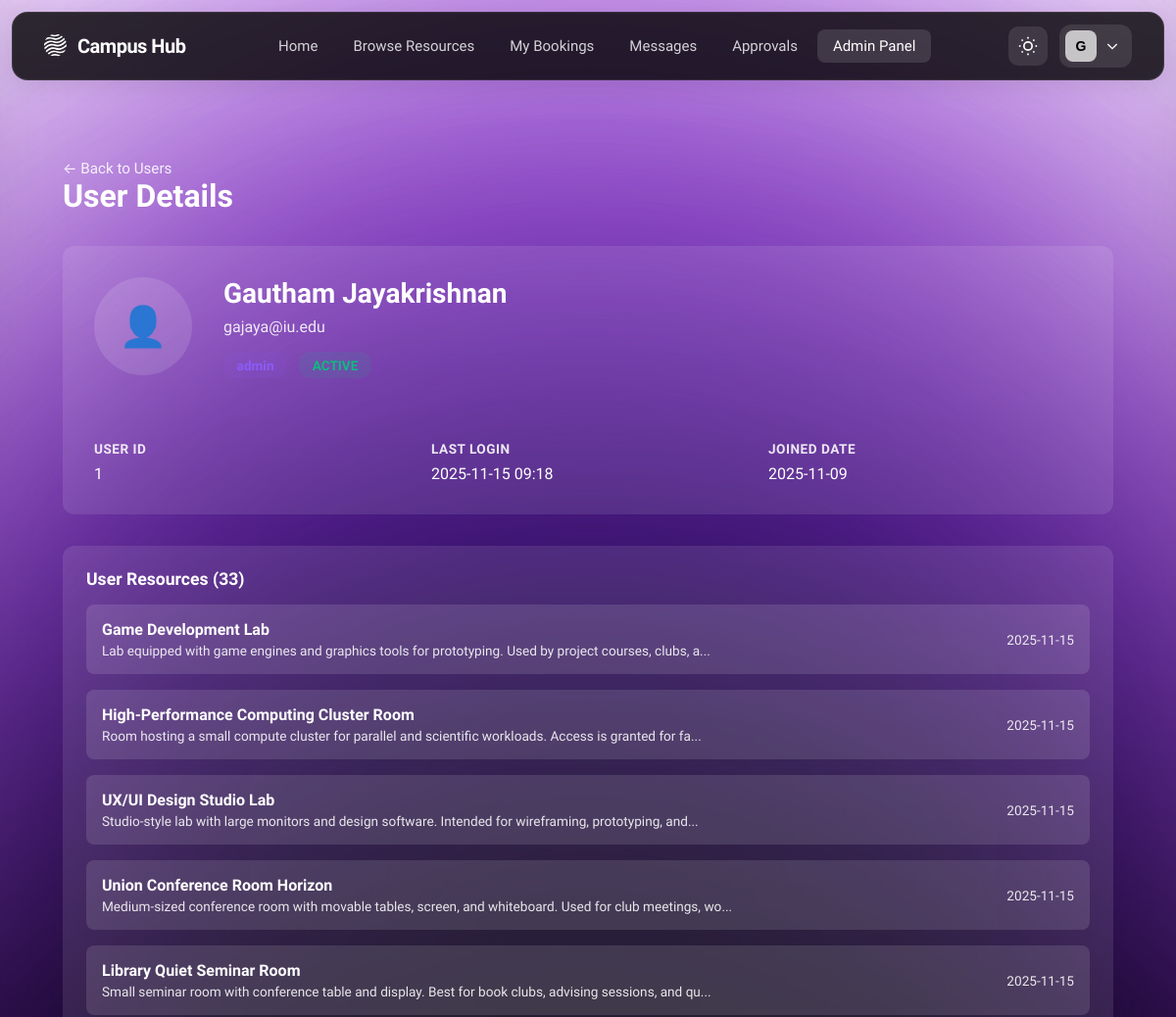
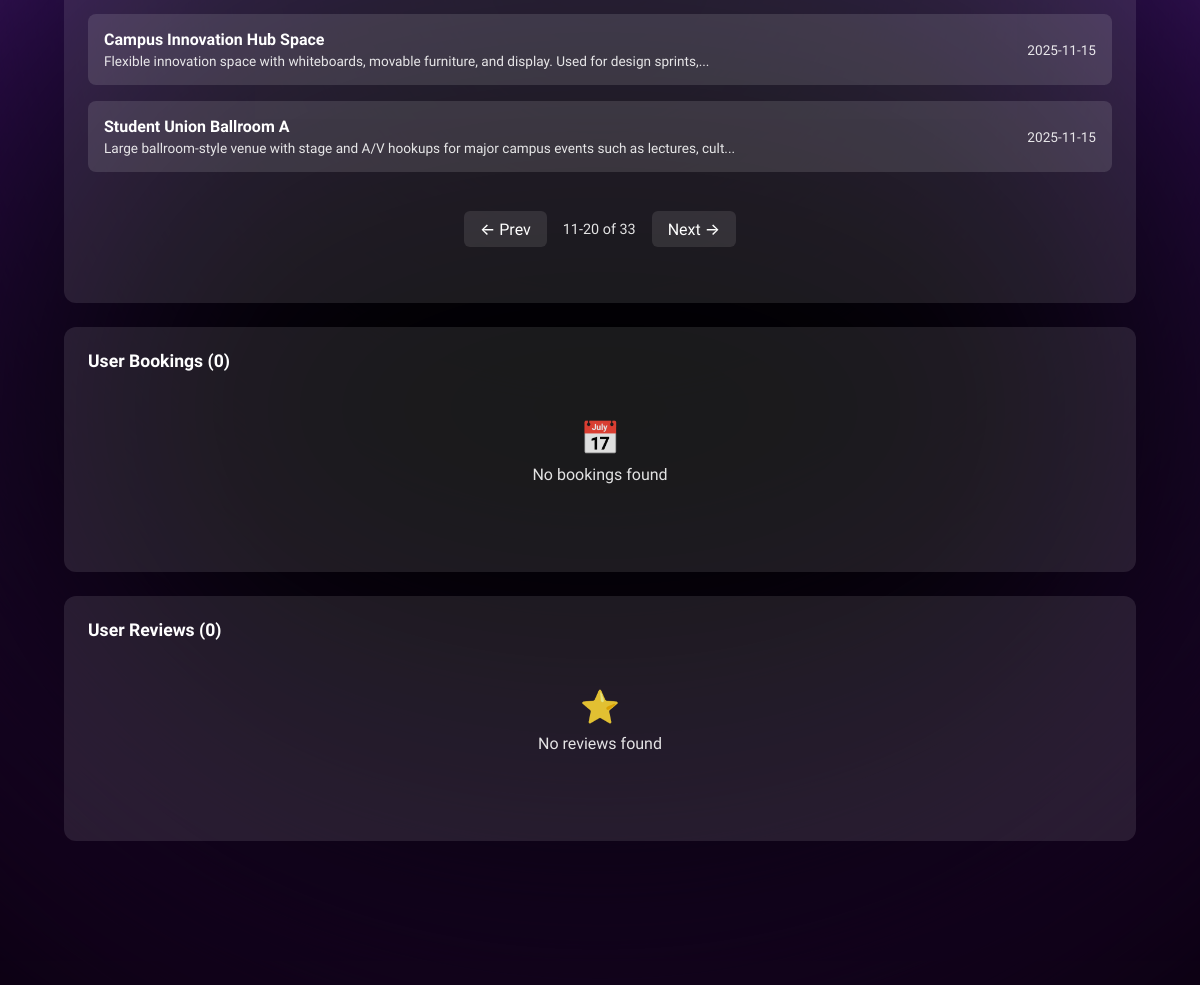
The app's page /admin/users/1?resources_page=2&bookings_page=1&reviews_page=1 (signed in) with its own data (2 pictures, top to bottom).
### tables this page shows
CREATE TABLE users (
    user_id INTEGER PRIMARY KEY AUTOINCREMENT,
    name TEXT NOT NULL,
    email TEXT NOT NULL UNIQUE,
    password_hash TEXT NOT NULL,
    role TEXT NOT NULL CHECK (role IN ('student','staff','admin')),
    profile_image TEXT,
    department_id INTEGER REFERENCES departments(department_id),
    email_verified BOOLEAN NOT NULL DEFAULT 0,
    verification_token TEXT,
    verification_token_expires DATETIME,
    reset_password_token TEXT,
    reset_password_expires DATETIME,
    created_at DATETIME DEFAULT CURRENT_TIMESTAMP,
    updated_at DATETIME
, is_banned INTEGER DEFAULT 0, last_login TIMESTAMP);

CREATE TABLE resources (
    resource_id INTEGER PRIMARY KEY AUTOINCREMENT,
    owner_type TEXT NOT NULL CHECK (owner_type IN ('user','group')),
    owner_id INTEGER NOT NULL,  -- Polymorphic FK: user_id when owner_type='user', group_id when owner_type='group'
    title TEXT NOT NULL,
    description TEXT,
    category_id INTEGER REFERENCES resource_categories(category_id),
    location TEXT,
    capacity INTEGER CHECK (capacity > 0 OR capacity IS NULL),  -- NULL for resources without capacity limits
    status TEXT NOT NULL DEFAULT 'draft' CHECK (status IN ('draft','published','archived')),
    availability_mode TEXT NOT NULL DEFAULT 'rules' CHECK (availability_mode IN ('rules','open','by-request')),
    requires_approval BOOLEAN NOT NULL DEFAULT 0,
    created_at DATETIME DEFAULT CURRENT_TIMESTAMP,
    updated_at DATETIME
, images TEXT, availability_rules TEXT);

### src/controllers/admin_controller.py (the view)
@admin_bp.route('/users/<int:user_id>')
@login_required
@role_required('admin')
def user_detail(user_id):
    try:
        user = UserDAL.get_user_by_id(user_id)
        if not user:
            flash('User not found.', 'danger')
            return redirect(url_for('admin.users'))
        if user.get('is_banned'):
            user['status'] = 'banned'
        else:
            user['status'] = 'active'
        resources_page = request.args.get('resources_page', 1, type=int)
        bookings_page = request.args.get('bookings_page', 1, type=int)
        reviews_page = request.args.get('reviews_page', 1, type=int)
        user_resources = ResourceDAL.get_all_resources(
            owner_type='user',
            owner_id=user_id,
            limit=1000  # Fetch all resources
        )
        user_bookings = BookingDAL.get_bookings_by_user(user_id, limit=1000)
        user_reviews = ReviewDAL.get_reviews_by_user(user_id, limit=1000)
        return render_template(
            'admin/user_detail.html',
            user=user,
            user_resources=user_resources,
            user_bookings=user_bookings,
            user_reviews=user_reviews,
            resources_page=resources_page,
            bookings_page=bookings_page,
            reviews_page=reviews_page
        )
    except Exception as e:
        logger.error(f"Error loading user detail: {str(e)}", exc_info=True)
        flash('Error loading user details.', 'danger')
        return redirect(url_for('admin.users'))

### src/templates/admin/user_detail.html (shortened to what this page needs)
{% extends 'base.html' %}
{% block content %}
<div class="admin-container">
    <div class="page-header">
        <div>
            <a href="{{ url_for('admin.users') }}" class="back-link">← Back to Users</a>
            <h1>User Details</h1>
        </div>
    </div>
    <div class="user-info-card">
        <div class="user-header">
            <div class="user-avatar">
                {% if user.profile_image %}
                <img src="{{ user.profile_image }}" alt="{{ user.name }}" style="width: 100%; height: 100%; border-radius: 50%; object-fit: cover;">
                {% else %}
                👤
                {% endif %}
            </div>
            <div class="user-main-info">
                <h2>{{ user.name }}</h2>
                <div class="user-email">{{ user.email }}</div>
                <div class="user-badges">
                    <span class="role-badge {{ user.role }}">{{ user.role }}</span>
                    <span class="status-badge {{ user.status }}">{{ user.status }}</span>
                </div>
            </div>
        </div>
        <div class="user-details-grid">
            <div class="detail-item">
                <div class="detail-label">User ID</div>
                <div class="detail-value">{{ user.user_id }}</div>
            </div>
            <div class="detail-item">
                <div class="detail-label">Last Login</div>
                <div class="detail-value">{{ user.last_login[:16] if user.last_login else 'Never' }}</div>
            </div>
            <div class="detail-item">
                <div class="detail-label">Joined Date</div>
                <div class="detail-value">{{ user.created_at[:10] if user.created_at else 'N/A' }}</div>
            </div>
        </div>
    </div>
    <div class="activity-grid" id="user-activity">
        <div class="activity-section">
            <h3>User Resources ({{ user_resources|length }})</h3>
            {% if user_resources %}
            {% set resources_start = (resources_page - 1) * 10 %}
            {% set resources_end = resources_start + 10 %}
            {% set resources_total_pages = ((user_resources|length - 1) // 10 + 1) if user_resources|length > 0 else 1 %}
            <div class="activity-list">
                {% for resource in user_resources[resources_start:resources_end] %}
                <a href="{{ url_for('resource.detail', resource_id=resource.resource_id) }}" style="text-decoration: none; color: inherit;">
                    <div class="activity-item" style="cursor: pointer;">
                        <div class="activity-info">
                            <h4>{{ resource.title }}</h4>
                            <p>{{ resource.description[:100] if resource.description else 'No description' }}...</p>
                        </div>
                        <div class="activity-date">{{ resource.created_at[:10] if resource.created_at else 'N/A' }}</div>
                    </div>
                </a>
                {% endfor %}
            </div>
            {% if user_resources|length > 10 %}
            <div class="pagination-controls">
                {% if resources_page > 1 %}
                <a href="{{ url_for('admin.user_detail', user_id=user.user_id, resources_page=resources_page-1, bookings_page=bookings_page, reviews_page=reviews_page) }}#user-activity" class="pagination-arrow">← Prev</a>
                {% else %}
                <span class="pagination-arrow disabled">← Prev</span>
                {% endif %}
                <span class="pagination-page-info">{{ resources_start + 1 }}-{{ [resources_end, user_resources|length]|min }} of {{ user_resources|length }}</span>
                {% if resources_page < resources_total_pages %}
                <a href="{{ url_for('admin.user_detail', user_id=user.user_id, resources_page=resources_page+1, bookings_page=bookings_page, reviews_page=reviews_page) }}#user-activity" class="pagination-arrow">Next →</a>
                {% else %}
                <span class="pagination-arrow disabled">Next →</span>
                {% endif %}
            </div>
            {% endif %}
            {% else %}
            <div class="empty-state">
                <div class="empty-state-icon">📚</div>
                <p>No resources found</p>
            </div>
            {% endif %}
        </div>
        <div class="activity-section">
            <h3>User Bookings ({{ user_bookings|length }})</h3>
            {% if user_bookings %}
            {% set bookings_start = (bookings_page - 1) * 10 %}
            {% set bookings_end = bookings_start + 10 %}
            {% set bookings_total_pages = ((user_bookings|length - 1) // 10 + 1) if user_bookings|length > 0 else 1 %}
            <div class="activity-list">
                {% for booking in user_bookings[bookings_start:bookings_end] %}
                <a href="{{ url_for('admin.bookings', booking_id=booking.booking_id) }}" style="text-decoration: none; color: inherit;">
                    <div class="activity-item" style="cursor: pointer;">
                        <div class="activity-info">
                            <h4>{{ booking.resource_title }}</h4>
                            <p><strong>Status:</strong> <span class="status-badge {{ booking.status }}">{{ booking.status }}</span></p>
                            <p><strong>Time:</strong> {{ booking.start_time[:16] if booking.start_time else 'N/A' }} - {{ booking.end_time[:16] if booking.end_time else 'N/A' }}</p>
                            {% if booking.resource_location %}
                            <p><strong>Location:</strong> {{ booking.resource_location }}</p>
                            {% endif %}
                        </div>
                        <div class="activity-date">{{ booking.created_at[:10] if booking.created_at else 'N/A' }}</div>
                    </div>
                </a>
                {% endfor %}
            </div>
            {% if user_bookings|length > 10 %}
            <div class="pagination-controls">
                {% if bookings_page > 1 %}
                <a href="{{ url_for('admin.user_detail', user_id=user.user_id, resources_page=resources_page, bookings_page=bookings_page-1, reviews_page=reviews_page) }}#user-activity" class="pagination-arrow">← Prev</a>
                {% else %}
                <span class="pagination-arrow disabled">← Prev</span>
                {% endif %}
                <span class="pagination-page-info">{{ bookings_start + 1 }}-{{ [bookings_end, user_bookings|length]|min }} of {{ user_bookings|length }}</span>
                {% if bookings_page < bookings_total_pages %}
                <a href="{{ url_for('admin.user_detail', user_id=user.user_id, resources_page=resources_page, bookings_page=bookings_page+1, reviews_page=reviews_page) }}#user-activity" class="pagination-arrow">Next →</a>
                {% else %}
                <span class="pagination-arrow disabled">Next →</span>
                {% endif %}
            </div>
            {% endif %}
            {% else %}
            <div class="empty-state">
                <div class="empty-state-icon">📅</div>
                <p>No bookings found</p>
            </div>
            {% endif %}
        </div>
        <div class="activity-section">
            <h3>User Reviews ({{ user_reviews|length }})</h3>
            {% if user_reviews %}
            {% set reviews_start = (reviews_page - 1) * 10 %}
            {% set reviews_end = reviews_start + 10 %}
            {% set reviews_total_pages = ((user_reviews|length - 1) // 10 + 1) if user_reviews|length > 0 else 1 %}
            <div class="activity-list">
                {% for review in user_reviews[reviews_start:reviews_end] %}
                <a href="{{ url_for('resource.detail', resource_id=review.resource_id) }}" style="text-decoration: none; color: inherit;">
                    <div class="activity-item" style="cursor: pointer;">
                        <div class="activity-info">
                            <h4>Rating: {{ review.rating }}/5</h4>
                            <p>{{ review.comment[:100] if review.comment else 'No comment' }}...</p>
                        </div>
                        <div class="activity-date">{{ review.created_at[:10] if review.created_at else 'N/A' }}</div>
                    </div>
                </a>
                {% endfor %}
            </div>
            {% if user_reviews|length > 10 %}
            <div class="pagination-controls">
                {% if reviews_page > 1 %}
                <a href="{{ url_for('admin.user_detail', user_id=user.user_id, resources_page=resources_page, bookings_page=bookings_page, reviews_page=reviews_page-1) }}#user-activity" class="pagination-arrow">← Prev</a>
                {% else %}
                <span class="pagination-arrow disabled">← Prev</span>
                {% endif %}
                <span class="pagination-page-info">{{ reviews_start + 1 }}-{{ [reviews_end, user_reviews|length]|min }} of {{ user_reviews|length }}</span>
                {% if reviews_page < reviews_total_pages %}
                <a href="{{ url_for('admin.user_detail', user_id=user.user_id, resources_page=resources_page, bookings_page=bookings_page, reviews_page=reviews_page+1) }}#user-activity" class="pagination-arrow">Next →</a>
                {% else %}
                <span class="pagination-arrow disabled">Next →</span>
                {% endif %}
            </div>
            {% endif %}
            {% else %}
            <div class="empty-state">
                <div class="empty-state-icon">⭐</div>
                <p>No reviews found</p>
            </div>
            {% endif %}
        </div>
    </div>
</div>
{% endblock %}

### src/templates/base.html (shortened to what this page needs)
<!DOCTYPE html>
<html lang="en" data-theme="dark">
<head>
    <link rel="stylesheet" href="{{ url_for('static', filename='css/home.css') }}">
</head>
<body>
    <div class="background-effects">
        <div class="blur-white"></div>
        <div class="gradient-ellipse-1">
            <div style="position: absolute; inset: -31.25% -24.81%;">
            </div>
        </div>
        <div class="gradient-ellipse-2">
            <div style="position: absolute; inset: -41.49% -30.77%;">
            </div>
        </div>
        <div class="gradient-ellipse-3">
            <div style="position: absolute; inset: -62.11% -38.17%;">
            </div>
        </div>
        <div class="gradient-ellipse-4">
            <div style="position: absolute; inset: -37.04% -24.07%;">
            </div>
        </div>
        <div class="noise-texture"></div>
    </div>
    <nav class="navbar">
        <div class="navbar-container">
            <div class="navbar-left">
                <a href="{{ url_for('main.index') }}" class="navbar-logo">
                    <span class="logo-text">Campus Hub</span>
                </a>
            </div>
            <div class="navbar-center">
                <a href="{{ url_for('main.index') }}" class="nav-link {% if request.endpoint == 'main.index' %}active{% endif %}">Home</a>
                <a href="{{ url_for('resource.index') }}" class="nav-link {% if request.endpoint and request.endpoint.startswith('resource.') %}active{% endif %}">Browse Resources</a>
                {% if current_user.is_authenticated %}
                    <a href="{{ url_for('booking.index') }}" class="nav-link {% if request.endpoint and request.endpoint.startswith('booking.') and request.endpoint != 'booking.pending_approvals' %}active{% endif %}">My Bookings</a>
                    <a href="{{ url_for('message.inbox') }}" class="nav-link {% if request.endpoint and request.endpoint.startswith('message.') %}active{% endif %}" style="position: relative;">
                        Messages
                    </a>
                    {% if current_user.role in ['staff', 'admin'] %}
                        <a href="{{ url_for('booking.pending_approvals') }}" class="nav-link {% if request.endpoint == 'booking.pending_approvals' %}active{% endif %}" style="position: relative;">
                            Approvals
                        </a>
                    {% endif %}
                    {% if current_user.role == 'admin' %}
                        <a href="{{ url_for('admin.dashboard') }}" class="nav-link {% if request.endpoint and request.endpoint.startswith('admin.') %}active{% endif %}">Admin Panel</a>
                    {% endif %}
                {% endif %}
            </div>
            <div class="navbar-right">
                <button class="theme-toggle" onclick="toggleTheme()" aria-label="Toggle theme">
                </button>
                {% if current_user.is_authenticated %}
                <div class="account-dropdown">
                    <button class="account-button" onclick="toggleAccountMenu()">
                        <div class="account-avatar">
                            {{ current_user.name[0].upper() }}
                        </div>
                        <svg class="chevron-icon" fill="none" stroke="currentColor" stroke-width="2" viewBox="0 0 24 24">
                            <path d="M19 9l-7 7-7-7"/>
                        </svg>
                    </button>
                </div>
                {% endif %}
            </div>
        </div>
    </nav>
    <main class="main-content">
        {% block content %}{% endblock %}
    </main>
</body>
</html>

### records on screen
users: name "G", name "Gautham Jayakrishnan", email "gajaya@iu.edu", role "admin", user_id "1", last_login "2025-11-15 09:18", created_at "2025-11-09"
resources: title "Game Development Lab", description "Lab equipped with game engines and graphics tools for prototyping. Used by project courses, clubs, a", created_at "2025-11-15"
resources: title "High-Performance Computing Cluster Room", description "Room hosting a small compute cluster for parallel and scientific workloads. Access is granted for fa", created_at "2025-11-15"
resources: title "UX/UI Design Studio Lab", description "Studio-style lab with large monitors and design software. Intended for wireframing, prototyping, and", created_at "2025-11-15"
resources: title "Union Conference Room Horizon", description "Medium-sized conference room with movable tables, screen, and whiteboard. Used for club meetings, wo", created_at "2025-11-15"
resources: title "Library Quiet Seminar Room", description "Small seminar room with conference table and display. Best for book clubs, advising sessions, and qu", created_at "2025-11-15"
resources: title "Campus Innovation Hub Space", description "Flexible innovation space with whiteboards, movable furniture, and display. Used for design sprints,", created_at "2025-11-15"
resources: title "Student Union Ballroom A", description "Large ballroom-style venue with stage and A/V hookups for major campus events such as lectures, cult", created_at "2025-11-15"

### other values on screen
{{ user.status }} "ACTIVE"
{{ user_resources|length }} "33"
{{ resources_start + 1 }} "11"
{{ [resources_end, user_resources|length]|min }} "20"
{{ user_bookings|length }} "0"
{{ user_reviews|length }} "0"
